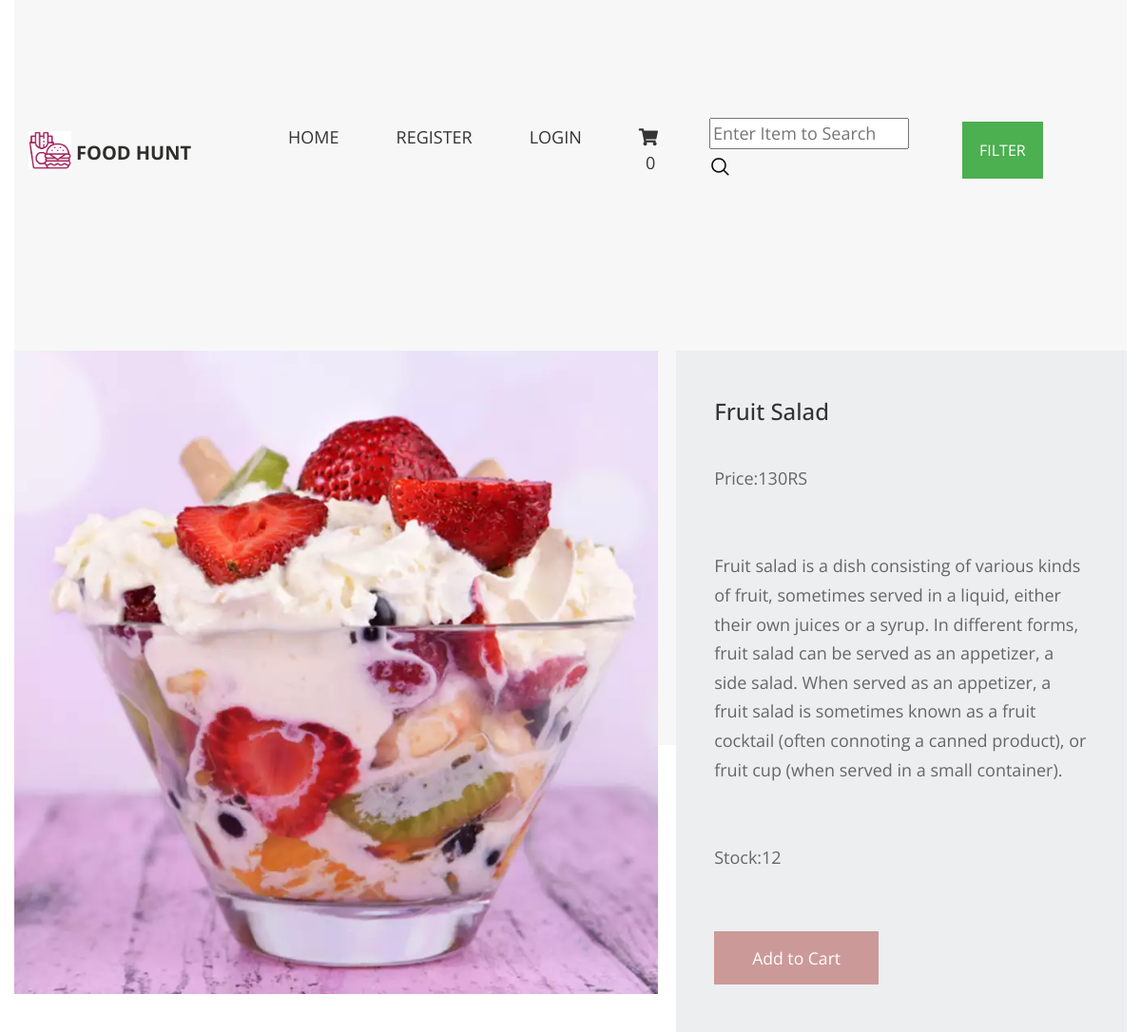
The app's page /fruits-recieps/fruit-salad with its own data.
### shop/models.py (models this page shows, shortened)
class product(models.Model):
    name=models.CharField(max_length=250,unique=True)
    slug=models.SlugField(max_length=250,unique=True)
    img=models.ImageField(upload_to='product')
    desc=models.TextField()
    stock=models.IntegerField()
    available=models.BooleanField()
    price=models.IntegerField()
    category=models.ForeignKey(categ,on_delete=models.CASCADE)

### shop/views.py (the view)
# urls.py: path('<slug:c_slug>/<slug:product_slug>',views.prodDetails,name='details'),
def prodDetails(request,c_slug,product_slug):
    try:
        prod=product.objects.get(category__slug=c_slug,slug=product_slug)
    except Exception as e:
        raise e
    return render(request,'iteam.html',{'pr':prod})

### cart/context_processor.py (called while the page is built)
def count(request):
    item_count=0
    if 'admin' in request.path:
        return{}
    else:
        try:
            ct=cartlist.objects.filter(cart_id=c_id(request))
            cti=iteam.objects.all().filter(cart=ct[:1])
            for c in cti:
                   item_count+=c.quantity
        except cartlist.DoesNotExist:
            item_count=0
        return dict(itc=item_count)

### cart/views.py (called while the page is built)
def c_id(request):
    ct_id=request.session.session_key
    if not ct_id:
        ct_id=request.session.create()
    return ct_id

### templates/iteam.html (shortened to what this page needs)
{% extends 'base.html' %}
{% load static %}
{% block content %}
<!DOCTYPE html>
<html lang="en">
<head>
    <link href="{% static 'pr/fontawesome/pr/css/all.min.css' %}" rel="stylesheet" />
    <link href="{% static 'pr/css/templatemo-comparto.css' %}" rel="stylesheet" />
</head>
<body>
<br><br>
        <section class="tm-mb-1" id="about">
            <div class="tm-row tm-about-row">
                <div class="tm-section-1-l">
                    <img src="{{pr.img.url}}" alt="About image" class="tm-img-responsive">
                </div>
                <article class="tm-section-1-r tm-bg-color-8">
                    <h2 class="tm-mb-2 tm-title-color">{{pr.name}}</h2>
                    <p>Price:{{pr.price}}RS</p><br>
                    <p>{{pr.desc}}</p><br>
                    <p>Stock:{{pr.stock}}</p><br>
       {% if pr.stock <= 0 %}
       <h1 style="color:red">Sorry!No Stock Availble</h1>
              {% else %}
              <a href="{% url 'addcart' pr.id %}" class="tm-btn tm-btn-1 tm-link-to-services">Add to Cart</a>
       {% endif %}
                </article>
            </div>
        </section>
</body>
</html>
{% endblock %}

### static/hm/css/style.css (style rules this page uses)
body { font-family: 'Poppins', sans-serif; color: #000000; background-color: #ffffff; }
a, a:hover, a:focus { text-decoration: none; }

### static/pr/css/templatemo-comparto.css (style rules this page uses)
*, *::before, *::after { box-sizing: border-box; outline: none; }
ul, h1, h2, h3, h4, p, figure { padding: 0; margin: 0; }
body { font-family: 'Open Sans', Arial, sans-serif; font-size: 18px; overflow-x: hidden; padding-left: 15px; padding-right: 15px; margin: 0; }
h2 { font-size: 1.5rem; }
a { transition: all 0.3s ease; text-decoration: none; }
p { color: #666; line-height: 1.7; margin-bottom: 35px; }
h1, h2, h3, h4, h5, h6 { color: #333; }
.tm-mb-1 { margin-bottom: 20px; }
.tm-mb-2 { margin-bottom: 40px; }
.tm-bg-color-8 { background-color: #EDEEEF; }
.tm-img-responsive { max-width: 100%; height: auto; }
.tm-section-1-l { width: 57.85%; margin-right: 1.65%; }
.tm-section-1-r { padding: 50px 40px; width: 40.5%; }
.tm-row { display: flex; }
.tm-btn { display: inline-block; padding: 15px 40px; font-size: 1.1rem; border: none; background-color: #CC9999; color: white; }
a { color: #666; }

### records on screen
product: img (picture), name "Fruit Salad", price "130", desc "Fruit salad is a dish consisting of various kinds of fruit, sometimes served in a liquid, either their own juices or a syrup. In different forms, fruit salad can be served as an appetizer, a side salad. When served as an appetizer, a fruit salad is sometimes known as a fruit cocktail (often connoting a canned product), or fruit cup (when served in a small container).", stock "12"

### other values on screen
{{ itc }} "0"
